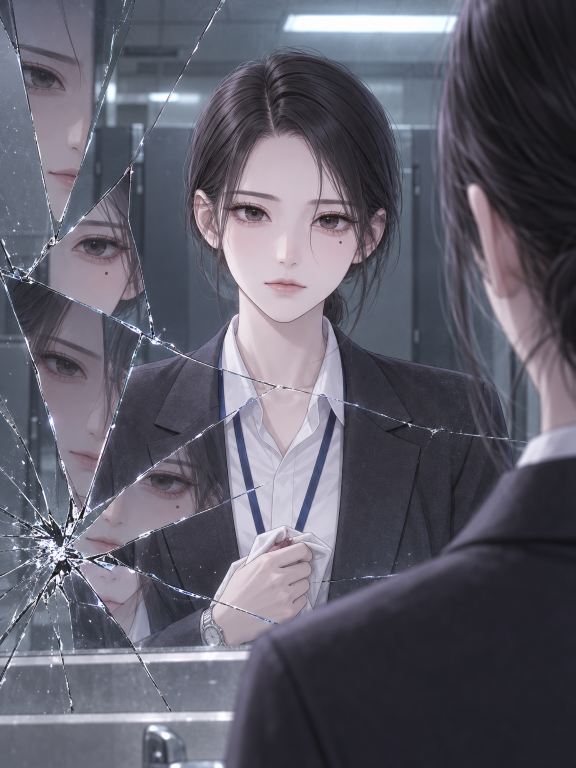
#> input picture bonsaek/production/raw/E1-02F.png, 1152 x 1536 px (shown at 1/2 size)
$ python -i compose.py   (imports and definitions only)
#> lines starting #> are read from the running program, lines starting #| are printed output that depends on the picture
#> further down, picture is the input picture: PIL image 1152x1536 RGB; mean R, G, B 95, 93.6, 106
"""「본색」 식자·편집 엔진.

레이아웃(블록 목록)을 받아 690px 폭의 긴 원고를 그리고, 1600px 단위로 잘라 저장한다.

블록 종류
  space  : {"type":"space","h":300}
  panel  : {"type":"panel","src":"E1-07#1","w":600,"x":"right","crop":[l,t,r,b],"border":True,"bubbles":[...]}
  text   : {"type":"text","lines":["…"],"style":"narr|inner|caption|big|end|date|credit","align":"center"}
  logo   : {"type":"logo","h":360,"sub":"1화 · 해설"}
모든 블록은 "bg"(배경색)를 가질 수 있다. 생략하면 직전 블록의 배경을 이어 쓴다(처음엔 흰색).

말풍선 좌표(x, y, tail)는 패널 상자 기준 0~1 비율. 0보다 작거나 1보다 크면 패널 밖(여백)으로 나간다.
  kind: speech | shout | whisper | mic | box | phone | sfx | hand | float
"""
import math
import pathlib
import sys

from PIL import Image, ImageDraw, ImageFilter, ImageFont

sys.path.insert(0, str(pathlib.Path(__file__).parent))
import letter  # noqa: E402
from letter import font, hexc  # noqa: E402

ROOT = pathlib.Path(__file__).resolve().parents[1]
FONTS = ROOT / "fonts"
W = 690


# ───────────── 원본 이미지 다루기 ─────────────
_img_cache = {}


# [26 lines left out: functions white_rows, trim_white, not called in this run]


def shave_border(im, maxpx=10):
    """모델이 그린 검은 테두리를 깎아 낸다(이후 코드로 균일한 테두리를 다시 그림)."""
#> called with maxpx = 10
    g = im.convert("L")
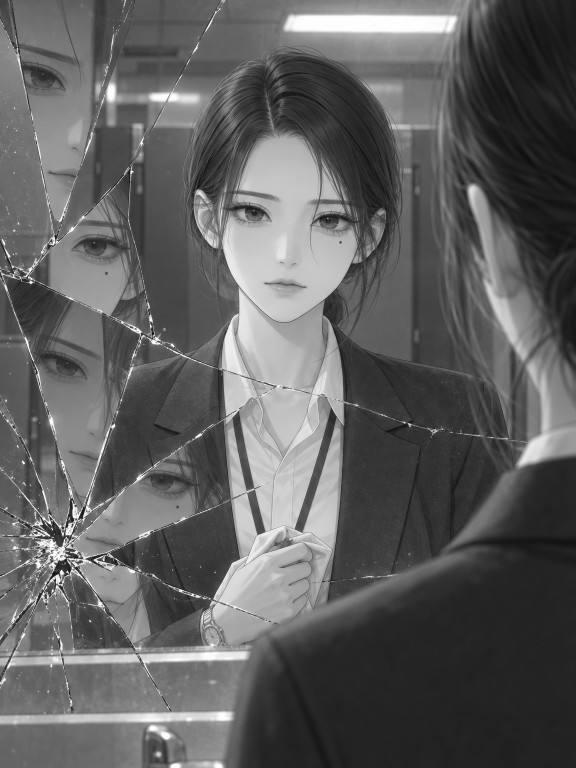
#> g: PIL image 1152x1536 L (shown at 1/2 size); min 7, max 255, mean 95.4
    w, h = g.size
#> w = 1152; h = 1536

    def dark_row(y):
        return sum(g.getpixel((x, y)) for x in range(0, w, 7)) / len(range(0, w, 7)) < 110

    def dark_col(x):
        return sum(g.getpixel((x, y)) for y in range(0, h, 7)) / len(range(0, h, 7)) < 110

    t = 0
    while t < maxpx and dark_row(t):
        t += 1
#> after the loop, t = 10
    b = 0
    while b < maxpx and dark_row(h - 1 - b):
        b += 1
#> after the loop, b = 10
    l = 0
    while l < maxpx and dark_col(l):
        l += 1
#> after the loop, l = 10
    r = 0
    while r < maxpx and dark_col(w - 1 - r):
        r += 1
#> after the loop, r = 10
    pad = 2 if (t or b or l or r) else 0
#> pad = 2
    return im.crop((l + pad if l else 0, t + pad if t else 0, w - (r + pad if r else 0), h - (b + pad if b else 0)))
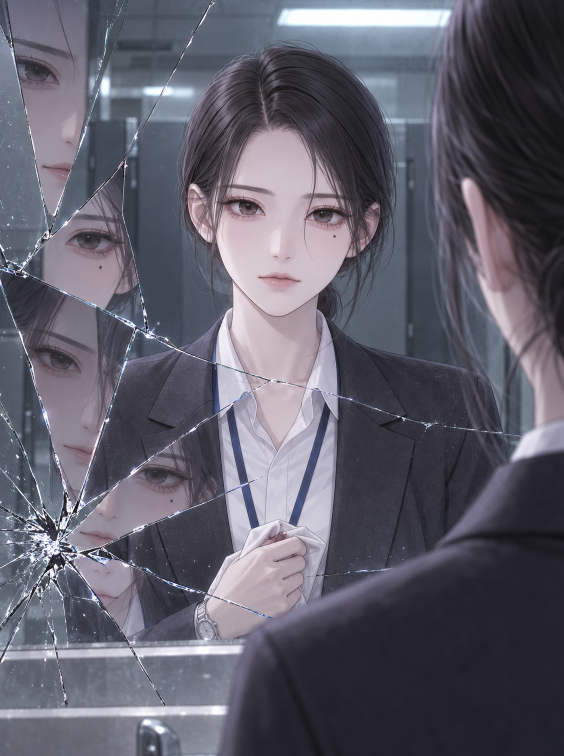
#> returned value: PIL image 1128x1512 RGB (shown at 1/2 size); mean R, G, B 95.7, 94.2, 106.5


# [34 lines left out: functions split_stack, load_src, not called in this run]


# ───────────── 글자 블록 스타일 ─────────────
TEXT_STYLE = {
    #            font       size  lh    color
    "narr":       ("serif_b", 35, 1.60, "#17151c"),
    "narr_dark":  ("serif_b", 35, 1.60, "#f1eef7"),
    "inner":      ("serif",   28, 1.60, "#625d6e"),
    "inner_dark": ("serif",   28, 1.60, "#b3aec4"),
    "caption":    ("serif",   21, 1.55, "#625d6e"),
    "caption_dark": ("serif", 21, 1.55, "#a6a1b6"),
    "big":        ("serif_b", 46, 1.55, "#111016"),
    "big_dark":   ("serif_b", 46, 1.55, "#f4f1fa"),
    "end":        ("sans_x",  38, 1.5, "#111016"),
    "end_dark":   ("sans_x",  38, 1.5, "#f4f1fa"),
    "byline_k":   ("sans_x",  26, 1.5, "#111016"),
    "byline":     ("sans",    24, 1.5, "#6f6a7a"),
    "credit":     ("sans",    14, 1.7, "#8a8597"),
    "credit_dark": ("sans",   14, 1.7, "#8f8aa3"),
    "date":       ("serif",   22, 1.5, "#4b4757"),
    "date_dark":  ("serif",   22, 1.5, "#bdb8cc"),
}


# [210 lines left out: functions text_block_height, block_height, panel_geom, overflow, auto_gutters, compose and 3 more, not called in this run]


# [2 lines not run here, left out]

>>> from PIL import Image
>>> picture = Image.open('../raw/E1-02F.png')
>>> result = shave_border(picture)

$ run again, on bonsaek/production/raw/E1-03F.png
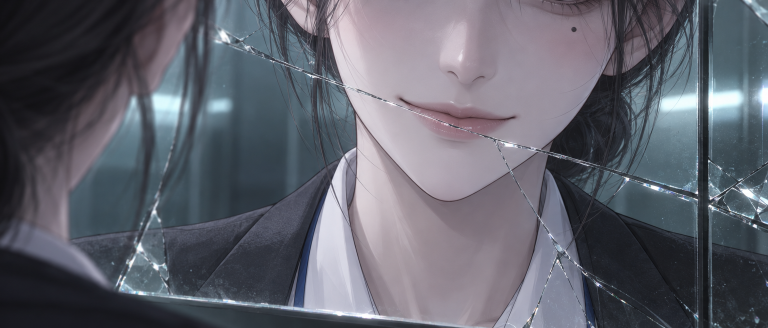
#> input picture bonsaek/production/raw/E1-03F.png, 1536 x 656 px (shown at 1/2 size)
#> picture is the input picture: PIL image 1536x656 RGB; mean R, G, B 96.2, 98.2, 108.1
#> in shave_border, `g = im.convert("L")`:
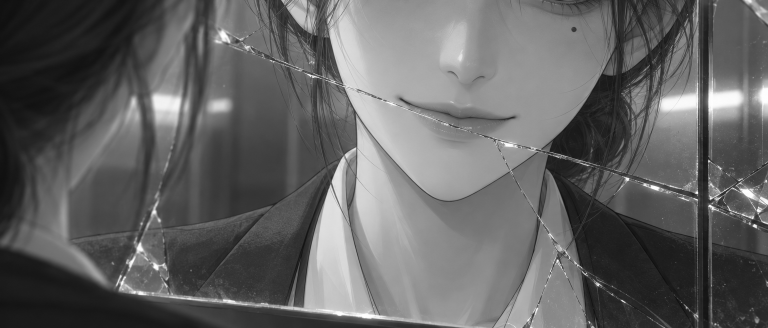
#> g: PIL image 1536x656 L (shown at 1/2 size); min 10, max 255, mean 98.7
#> after the loop in shave_border, `while t < maxpx and dark_row(t):`: t = 10
#> pad = 2
#> in shave_border, `return im.crop((l + pad if l else 0, t + pad if t else 0, w - (r + pad..`:
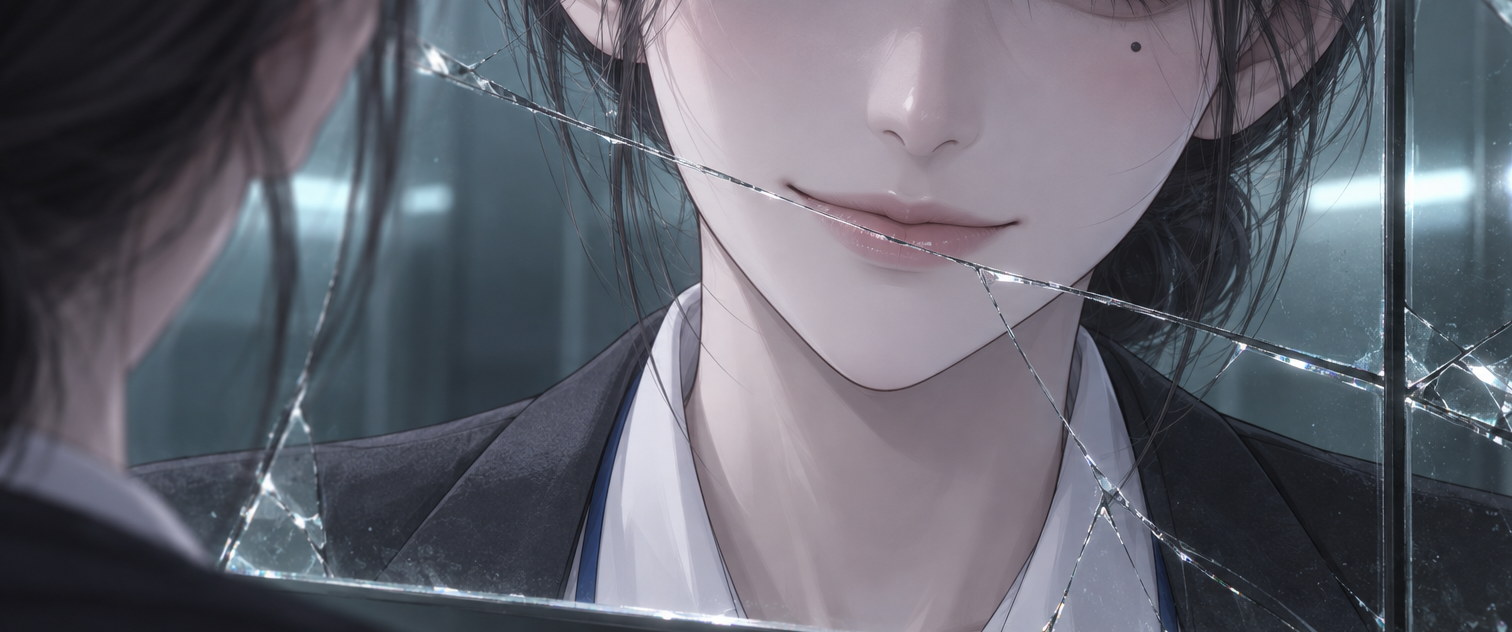
#> returned value: PIL image 1512x632 RGB; mean R, G, B 97.6, 99.6, 109.5

$ run again, on bonsaek/production/raw/E1-04.png
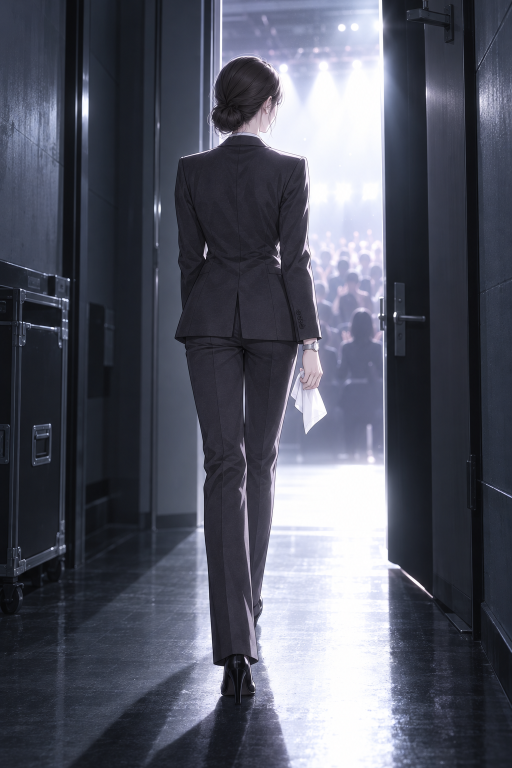
#> input picture bonsaek/production/raw/E1-04.png, 1024 x 1536 px (shown at 1/2 size)
#> picture is the input picture: PIL image 1024x1536 RGB; mean R, G, B 83.6, 86.4, 99.3
#> in shave_border, `g = im.convert("L")`:
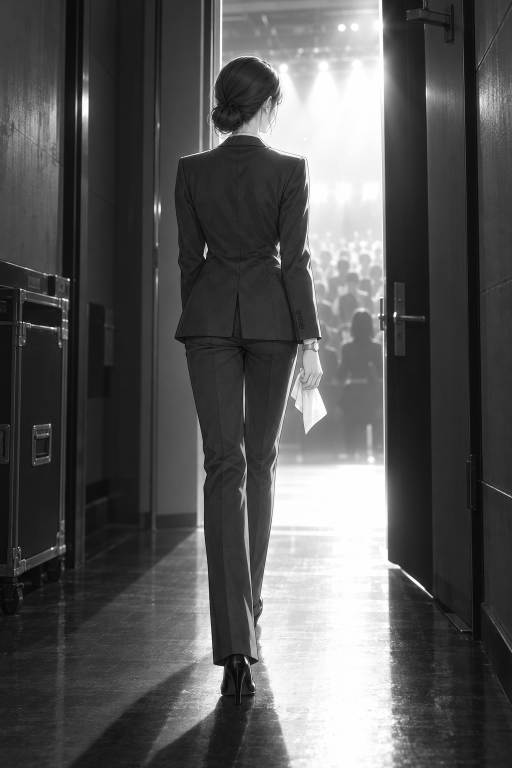
#> g: PIL image 1024x1536 L (shown at 1/2 size); min 1, max 255, mean 87
#> after the loop in shave_border, `while t < maxpx and dark_row(t):`: t = 10
#> pad = 2
#> in shave_border, `return im.crop((l + pad if l else 0, t + pad if t else 0, w - (r + pad..`:
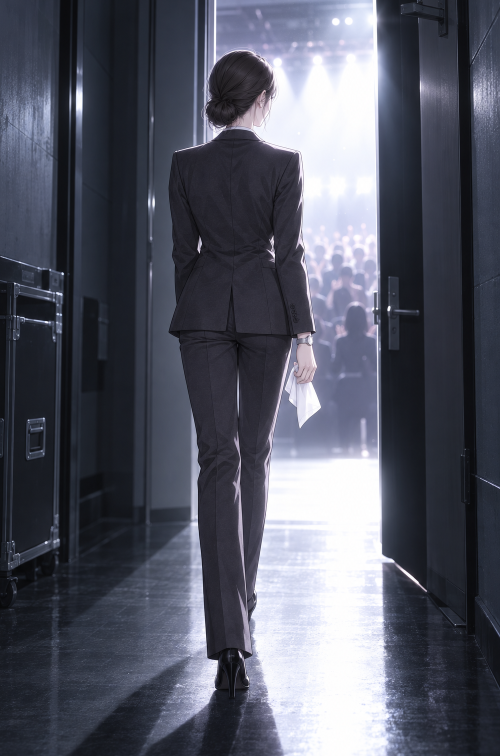
#> returned value: PIL image 1000x1512 RGB (shown at 1/2 size); mean R, G, B 84.6, 87.5, 100.3
